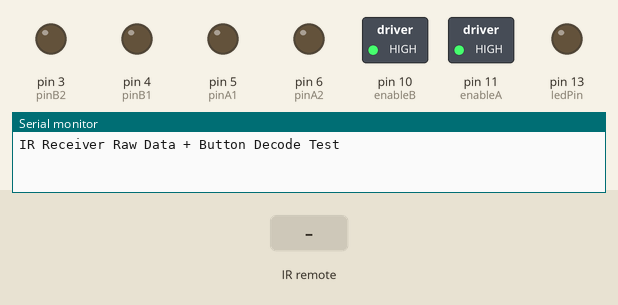
A sketch run on a simulated Arduino Uno, built with avr-gcc and run on an emulated ATmega328P. Parts: switched loads named in the sketch (green lamp = pin HIGH), output pins drawn as LEDs (lit = HIGH), the last lines printed to the serial monitor. The inputs (shaded band) are chosen by the test bench.

Above: at 1.2 s.
1.3 s: infrared code 0x20DF02FD received
At 2.3 s:
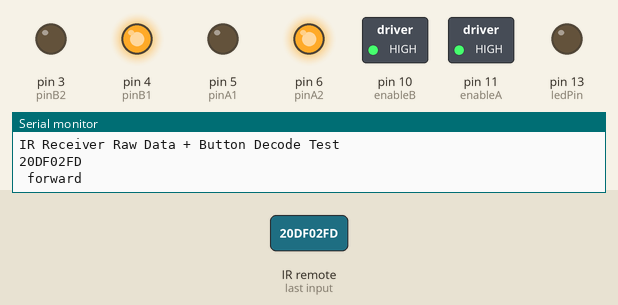
2.8 s: infrared code 0x20DFE01F received
At 3.6 s:
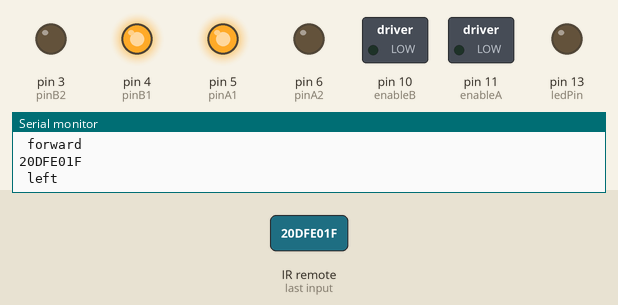
4.5 s: infrared code 0x8B7AFB3B received
At 5.9 s:
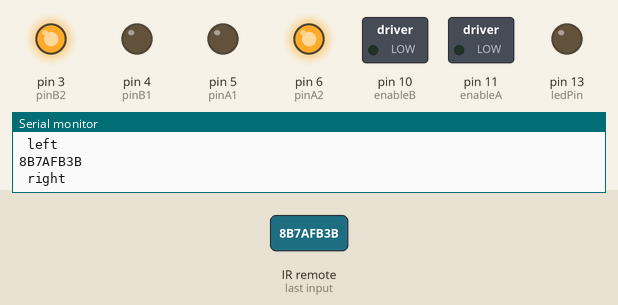
6.2 s: infrared code 0xBD7F17A3 received
At 7.2 s:
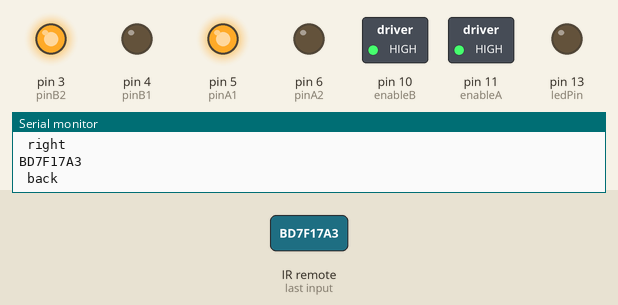
7.7 s: infrared code 0xDE8D48A3 received
At 8.4 s:
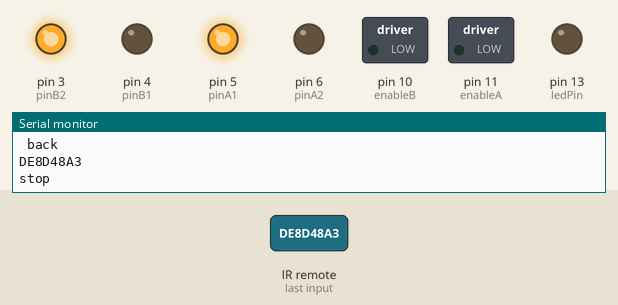
Timing chart, 0 to 10.2 s (numbered marks = the images above; inputs shaded):
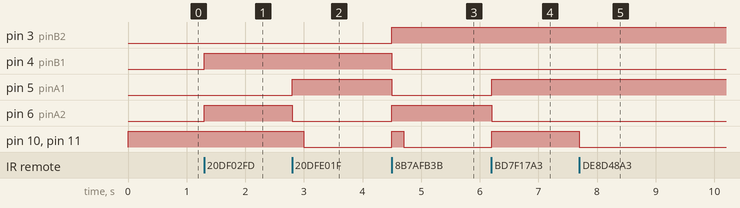

Measured:
- after the input at 1.3 s, pin 4 (pinB1), pin 6 (pinA2): LOW → HIGH at once
- after the input at 2.8 s, pin 5 (pinA1): LOW → HIGH at once; pin 6 (pinA2): HIGH → LOW at once; pin 10 (enableB), pin 11 (enableA): HIGH → LOW after 0.20 s
- after the input at 4.5 s, pin 3 (pinB2), pin 6 (pinA2): LOW → HIGH at once; pin 4 (pinB1), pin 5 (pinA1): HIGH → LOW at once; pin 10 (enableB), pin 11 (enableA): LOW → HIGH at once, → LOW 0.20 s later
- after the input at 6.2 s, pin 5 (pinA1), pin 10 (enableB), pin 11 (enableA): LOW → HIGH at once; pin 6 (pinA2): HIGH → LOW at once
- after the input at 7.7 s, pin 10 (enableB), pin 11 (enableA): HIGH → LOW at once

The sketch:

remotecarespoo.ino
```cpp
/* YourDuino.com Example Software Sketch
  IR Remote Kit Test
  Uses YourDuino.com IR Infrared Remote Control Kit 2
  http://arduino-direct.com/sunshop/index.php?l=product_detail&p=153
  based on code by Ken Shirriff - http://arcfn.com
  Get Library at: https://github.com/shirriff/Arduino-IRremote
  Unzip folder into Libraries. RENAME folder IRremote
  terry@yourduino.com */

/*-----( Import needed libraries )-----*/

#include "IRremote.h"

/*-----( Declare Constants )-----*/
int receiver = 2; // pin 1 of IR receiver to Arduino digital pin 11

/*-----( Declare objects )-----*/
IRrecv irrecv(receiver);           // create instance of 'irrecv'
decode_results results;            // create instance of 'decode_results'
/*-----( Declare Variables )-----*/

//motors: A is left, B is right
int enableA = 11;
int pinA1 = 5;
int pinA2 = 6;

int enableB = 10;
int pinB1 = 4;
int pinB2 = 3;

//ledPin
int ledPin = 13;

void setup()   /*----( SETUP: RUNS ONCE )----*/
{

  pinMode(ledPin, OUTPUT);

  pinMode(enableA, OUTPUT);
  pinMode(pinA1, OUTPUT);
  pinMode(pinA2, OUTPUT);

  pinMode(enableB, OUTPUT);
  pinMode(pinB1, OUTPUT);
  pinMode(pinB2, OUTPUT);
  Serial.begin(9600);
  Serial.println("IR Receiver Raw Data + Button Decode Test");
  irrecv.enableIRIn(); // Start the receiver
  enableMotors();
}/*--(end setup )---*/


void loop() {  /*----( LOOP: RUNS CONSTANTLY )----*/

  if (irrecv.decode(&results)) { // have we received an IR signal?
    Serial.println(results.value, HEX); // UN Comment to see raw values
    String dir = translateIR();
    if (dir == "forward" || dir == "backward") {
      enableMotors();
      if (dir == "forward") {
        forward();
      } else if (dir == "backward") {
        backward();
      }
    }
    else if (dir == "left") {
      enableMotors();
      turnLeft(200);
      disableMotors();
//      Serial.println("GOING TURNING LEFT");
    } else if (dir == "right") {
      enableMotors();
      turnRight(200);
      disableMotors();
//      Serial.println("TURNING RIGHT");
    }else if(dir=="stop"){
      disableMotors();
    }
    irrecv.resume(); // receive the next value
  }
}/* --(end main loop )-- */

/*-----( Declare User-written Functions )-----*/
String translateIR() { // takes action based on IR code received

  // describing Car MP3 IR codes for LG remote arrows


  switch (results.value) {
    case 0x20DF02FD:
    case 0x63D1BF9F:
      Serial.println(" forward              ");
      return ("forward");
      break;

    case 0x20DFE01F:
    case 0x7C6035BF:
      Serial.println(" left              ");
      return ("left");
      break;

    case 0x8B7AFB3B:
    case 0x20DF609F:
      Serial.println(" right              ");
      return ("right");
      break;

    case 0xBD7F17A3:
    case 0x20DF827D:
      Serial.println(" back              ");
      return ("backward");
      break;

    case 0xDE8D48A3:
    case 0x20DF22DD:
      Serial.println("stop");
      return("stop");
      break;

     default: return "not regocnized";

  }

  delay(500);


} //END translateIR


void backward() {
  motorABackward();
  motorBBackward();
}

void forward() {
  motorAForward();
  motorBForward();
}

void pauseBetween(int time) {
  disableMotors();
  delay(time);
  enableMotors();
}

void motorAOn() {
  digitalWrite(enableA, HIGH);
}

void motorBOn() {
  digitalWrite(enableB, HIGH);
}

void enableMotors() {
  motorAOn();
  motorBOn();
}

void motorAOff() {
  digitalWrite(enableA, LOW);
}

void motorBOff() {
  digitalWrite(enableB, LOW);
}

void disableMotors() {
  motorAOff();
  motorBOff();
}

//motor a controls
void motorAForward() {
  digitalWrite(pinA2, HIGH);
  digitalWrite(pinA1, LOW);
}

void motorABackward() {
  digitalWrite(pinA1, HIGH);
  digitalWrite(pinA2, LOW);
}

//motor b controls

void motorBForward() {
  digitalWrite(pinB1, HIGH);
  digitalWrite(pinB2, LOW);
}

void motorBBackward() {
  digitalWrite(pinB2, HIGH);
  digitalWrite(pinB1, LOW);
}

//vehicle controls
void forward(int time) {
  motorAForward();
  motorBForward();
  delay(time);
}

void backward(int time) {
  motorABackward();
  motorBBackward();
  delay(time);
}


void turnLeft(int time) {
  motorABackward();
  motorBForward();
  delay(time);
}

void turnRight(int time) {
  motorBBackward();
  motorAForward();
  delay(time);
}

void coast(int time) {
  motorACoast();
  motorBCoast();
  delay(time);
}

void brake(int time) {
  motorABrake();
  motorBBrake();
  delay(time);
}

//coasting and breaking
void motorACoast() {
  digitalWrite(pinA1, LOW);
  digitalWrite(pinA2, LOW);
}
void motorABrake() {
  digitalWrite(pinA1, HIGH);
  digitalWrite(pinA2, HIGH);
}

void motorBCoast() {
  digitalWrite(pinB1, LOW);
  digitalWrite(pinB2, LOW);
}

void motorBBrake() {
  digitalWrite(pinB1, HIGH);
  digitalWrite(pinB2, HIGH);
}
```
